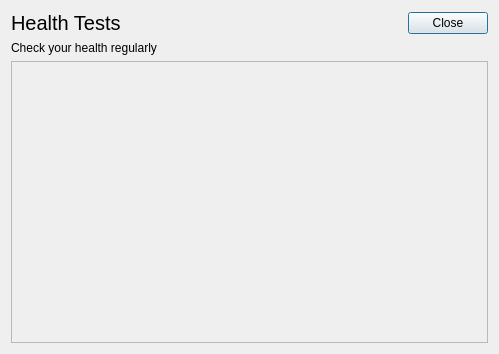
<?xml version="1.0" encoding="UTF-8"?>
<ui version="4.0">
 <class>Dialog</class>
 <widget class="QDialog" name="Dialog">
  <property name="geometry">
   <rect>
    <x>0</x>
    <y>0</y>
    <width>499</width>
    <height>354</height>
   </rect>
  </property>
  <property name="windowTitle">
   <string>Dialog</string>
  </property>
  <layout class="QVBoxLayout" name="verticalLayout">
   <item>
    <layout class="QGridLayout" name="gridLayout">
     <item row="0" column="0">
      <widget class="QLabel" name="detailsLabel">
       <property name="sizePolicy">
        <sizepolicy hsizetype="Fixed" vsizetype="Fixed">
         <horstretch>0</horstretch>
         <verstretch>0</verstretch>
        </sizepolicy>
       </property>
       <property name="font">
        <font>
         <pointsize>15</pointsize>
        </font>
       </property>
       <property name="text">
        <string>Health Tests</string>
       </property>
      </widget>
     </item>
     <item row="3" column="0">
      <widget class="QLabel" name="detailsDescriptionLabel">
       <property name="sizePolicy">
        <sizepolicy hsizetype="Expanding" vsizetype="Fixed">
         <horstretch>0</horstretch>
         <verstretch>0</verstretch>
        </sizepolicy>
       </property>
       <property name="text">
        <string>Check your health regularly</string>
       </property>
      </widget>
     </item>
     <item row="0" column="1">
      <widget class="QPushButton" name="closeButton">
       <property name="text">
        <string>Close</string>
       </property>
      </widget>
     </item>
    </layout>
   </item>
   <item>
    <widget class="QScrollArea" name="scrollArea">
     <property name="widgetResizable">
      <bool>true</bool>
     </property>
     <widget class="QWidget" name="testsPlaceholder">
      <property name="geometry">
       <rect>
        <x>0</x>
        <y>0</y>
        <width>479</width>
        <height>283</height>
       </rect>
      </property>
      <layout class="QVBoxLayout" name="verticalLayout_2">
       <property name="sizeConstraint">
        <enum>QLayout::SetFixedSize</enum>
       </property>
      </layout>
     </widget>
    </widget>
   </item>
  </layout>
 </widget>
 <resources/>
 <connections>
  <connection>
   <sender>closeButton</sender>
   <signal>released()</signal>
   <receiver>Dialog</receiver>
   <slot>close()</slot>
   <hints>
    <hint type="sourcelabel">
     <x>435</x>
     <y>120</y>
    </hint>
    <hint type="destinationlabel">
     <x>307</x>
     <y>331</y>
    </hint>
   </hints>
  </connection>
 </connections>
</ui>
